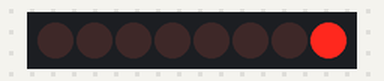
Simulated run of this sketch. Board: Arduino Uno, built with avr-gcc and run on an emulated ATmega328P. Shown: 8 shift-register outputs drawn as a row of LEDs (first output left, lit = HIGH). Wiring (inferred from the names in the program): shift register (74HC595): data pin 8; shift clock pin 9; latch pin 10. Wiring (inferred from the signals the program sends): row of LEDs: on Q0, Q1, Q2, Q3, Q4, Q5, Q6, Q7.

Above: at 1.1 s.
At 5.1 s:
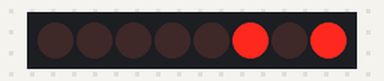
At 10.1 s:
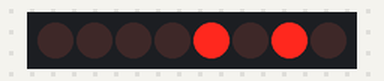
At 20.1 s:
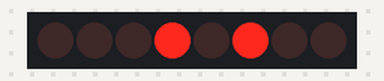
At 29.1 s:
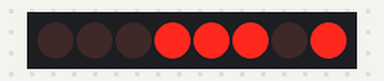
At 39.1 s:
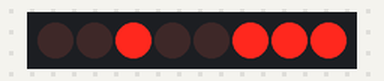
Timing chart, 0 to 40.0 s (numbered marks = the images above):
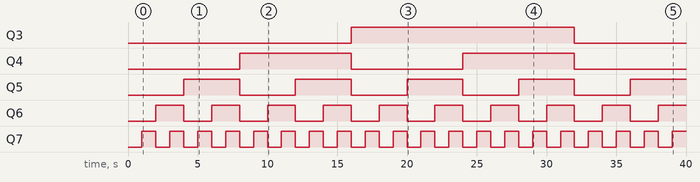

Measured:
- by itself, Q3: LOW → HIGH at 16.0 s, → LOW 16.0 s later
- by itself, Q4: alternates HIGH for 8.0 s and LOW for 8.0 s
- by itself, Q5: alternates HIGH for 4.0 s and LOW for 4.0 s
- by itself, Q6: alternates HIGH for 2.0 s and LOW for 2.0 s
- by itself, Q7: alternates HIGH for 1.0 s and LOW for 1.0 s

The sketch:

22-Shift.ino
```cpp
/*
   Shift
   74HC595扩展IO，串行驱动8路LED灯
*/
int latchPin = 10;//锁存引脚
int clockPin = 9; //时钟引脚
int dataPin = 8; //数据引脚

void setup ()
{
  pinMode(latchPin, OUTPUT);
  pinMode(clockPin, OUTPUT);
  pinMode(dataPin, OUTPUT); //让三个脚都是输出状态
}
void loop()
{
  for (int data = 0; data < 255; data++)
  {
    digitalWrite(latchPin, LOW); //将ST_CP口上加低电平让芯片准备好接收数据
    shiftOut(dataPin, clockPin, LSBFIRST, data);
    digitalWrite(latchPin, HIGH); //将ST_CP这个针脚恢复到高电平
    delay(1000); //暂停1秒钟观看显示效果
  }
}
```
